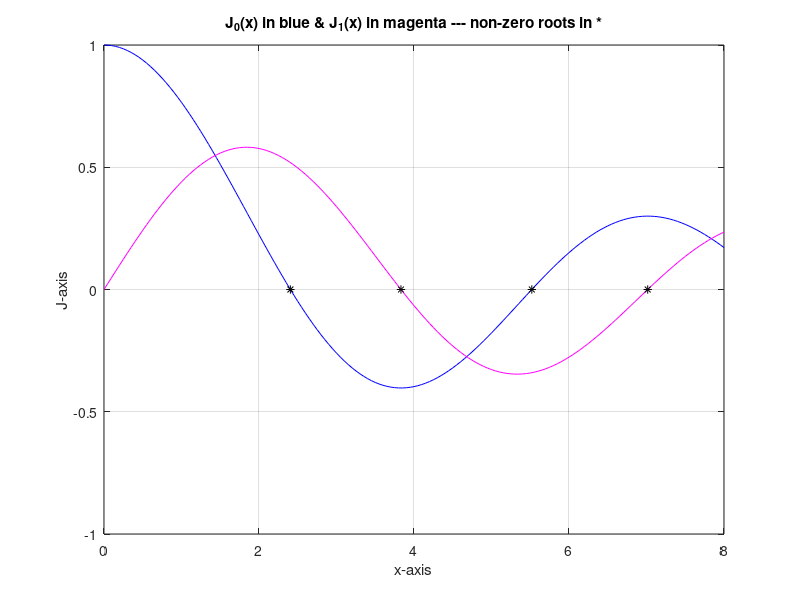

Recreate this plot in MATLAB.
%
%  CA4_bessel.m -- djm -- 03 feb 2019
%

%  matrix size (kP = # of zeros, mP-1 = max bessel index)
kP = 2;
mP = kP;

%  matrix for zeros
Amk = zeros(mP,kP);

% Count for function evals
Nevals=0;

% Convergence tolerance
tol=1e-6; 

%  define bessel function
bfunc = @(x,mm) besselj(mm,x);

%  fzero options - 2 versions
opt1 = optimset('TolX',tol,'Display','final');
opt2 = optimset('TolX',tol,'Display','iter');

%
% The following section shows how to find some roots using fzero 
% You can use this to create your all fzero code
%
mm = 0;

% Compute z_{0,1} using fzero - options version 1
ri = [2,3];    % Initial Bracket
[Amk(mm+1,1),err,exitflag,output] = fzero(@(x) bfunc(x,mm),ri,opt1);
output

% This tracks functions evals for fzero
Nevals = Nevals + output.funcCount; 

% Compute z_{0,2} using fzero - options version 2
ri = [5,6];    % Initial Bracket
[Amk(mm+1,2),err,exitflag,output] = fzero(@(x) bfunc(x,mm),[5,6],opt2);
Nevals = Nevals + output.funcCount; 

%
% The following section shows how to find some roots using Newton's method 
% You can use this section to create your all Newton's method code
%
mm = 1;

nm = @(x,m) x - besselj(m,x)/(0.5*(besselj(m-1,x)-besselj(m+1,x)));

%Initial guess for z_{1,1}
z11i = 3;
 
zn=z11i;
check=1; 
%Root finding loop
while abs(check) > tol
    Amk(mm+1,1) = nm(zn,mm);
    check = Amk(mm+1,1)-zn;
    
    % Here we track function evals for Newton
    Nevals = Nevals + 3; 
    
    zn = Amk(mm+1,1);
end


%Initial guess for z_{1,2}
z12i = 6;

Nevals=0; 
zn=z12i;
check=1; 
%Root finding loop
while abs(check) > tol
    Amk(mm+1,2) = nm(zn,mm);
    check = Amk(mm+1,2)-zn;
    
    % Here we track function evals for Newton
    Nevals = Nevals + 3; 
    
    zn = Amk(mm+1,2);
end

%
% Output 2x2 matrix and Nevals for checking
%
A22 = Amk(1:2,1:2)
Nevals

%  plot bessel function (useful for testing?)
figure(1000);  clf
xx = 0:0.05:8;
plot(xx,besselj(0,xx),'b');  hold on
plot(xx,besselj(1,xx),'m');
plot(A22,0*A22,'k*')
grid on
axis normal
title('J_0(x) in blue & J_1(x) in magenta --- non-zero roots in *')
xlabel('x-axis')
ylabel('J-axis')
